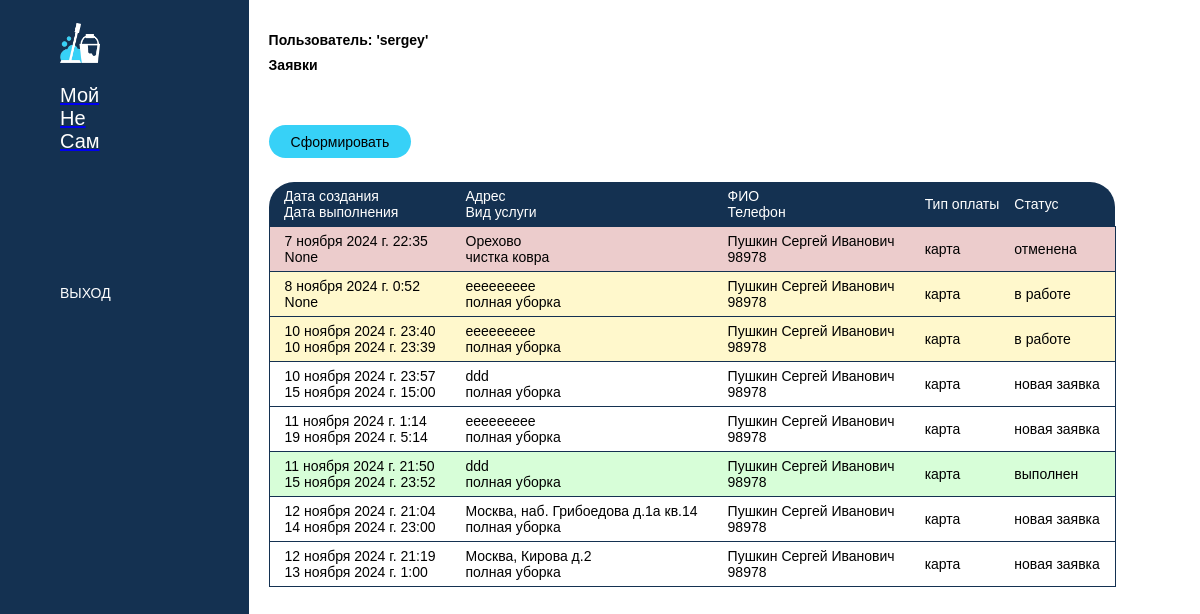
The app's page / (signed in) with its own data.
### myapp/models.py (models this page shows, shortened)
class CustomUser(AbstractUser):
    patronymic = models.CharField(verbose_name='Отчество', max_length=120)
    phone = models.CharField(verbose_name='Телефон', max_length=12)

class Orders(models.Model):
    created = models.DateTimeField(auto_now_add=True)
    owner = models.ForeignKey('CustomUser', verbose_name='Автор', related_name='orders_customuser',
                              on_delete=models.CASCADE)
    status = models.ForeignKey('Status', verbose_name='Статуст', related_name='orders_status', on_delete=models.CASCADE)
    service = models.ForeignKey('TypeOfService', verbose_name='Тип услуги', related_name='orders_typeofservice',
                                on_delete=models.CASCADE)
    payment = models.ForeignKey('PaymentType', verbose_name='Тип платежа', related_name='orders_paymenttype',
                                on_delete=models.CASCADE)
    adress = models.CharField(verbose_name='Адрес', max_length=60)
    phone = models.CharField(verbose_name='Телефон', max_length=12)
    orderdatetime = models.DateTimeField(blank=True, null=True)
    class Meta:
        ordering = ['created']
        verbose_name = 'Заявка'
        verbose_name_plural = 'Заявки'

class TypeOfService(models.Model):
    title = models.CharField(verbose_name='Название', max_length=120)
    def __str__(self):
        return self.title
    class Meta:
        ordering = ['title']
        verbose_name = 'Тип услуги'
        verbose_name_plural = 'Типы услуг'

class PaymentType(models.Model):
    title = models.CharField(verbose_name='Тип платежа', max_length=60)
    def __str__(self):
        return self.title
    class Meta:
        ordering = ['title']
        verbose_name = 'Тип платежа'
        verbose_name_plural = 'Тип платежа'

class Status(models.Model):
    title = models.CharField(verbose_name='Статус', max_length=60)
    def __str__(self):
        return self.title
    class Meta:
        ordering = ['title']
        verbose_name = 'Статус'
        verbose_name_plural = 'Статусы'

### myapp/views.py (the view)
# urls.py: path('', views.index, name='home'),
def index(request):
    try:
        if request.user.is_superuser:
            orders = Orders.objects.order_by('id')
        else:
            orders = Orders.objects.filter(owner=request.user).order_by('id')
    except Exception as e:
        orders = None
    return render(request, 'myapp/index.html', {'orders': orders})

### myapp/templates/myapp/index.html (shortened to what this page needs)
{% extends 'myapp/base.html' %}
{% block content %}
{% if user.is_authenticated %}
 {% if user.is_superuser %}
    <h2> Пользователь: '{{ user.username }}'</h2>
    <h2>Заявки | АДМИНКА</h2>
                <div class="orders-table">
                <form action="{% url 'home' %}">
                    <button>Обновить</button>
                </form>
                {% if orders %}
                <table style="border: none">
                    <tr>
                        <th>id</th>
                        <th>Дата создания <br> Дата выполнения</th>
                        <th>Адрес <br> Вид услуги</th>
                        <th>ФИО <br> Телефон</th>
                        <th>Тип оплаты</th>
                        <th>Статус</th>
                        <th></th>
                    </tr>
                    {% for elem in orders %}
                    <tr>
                        <td>{{ elem.id }}</td>
                        <td>{{ elem.created }}<br>
                       {{ elem.orderdatetime }}</td>
                        <td>{{ elem.adress }}<br>
                            {{ elem.service }}
                        </td>
                        <td>{{ elem.owner.last_name }} {{ elem.owner.first_name }} {{elem.owner.patronymic}}<br>
                            {{ elem.phone }}</td>
                        <td>{{ elem.payment }}</td>
                        <td>{{ elem.status }}</td>
                         <td><a href="edit/{{elem.id}}">Изменить</a></td>
                    </tr>
                    {% endfor %}
                </table>
                {% else %}
                <p>У нас нет записей</p>
                {% endif %}
 {% else %}
    <h2> Пользователь: '{{ user.username }}'</h2>
    <h2>Заявки</h2>
            <div class="orders-table">
                <form action="{% url 'neworder' %}">
                    <button>Сформировать</button>
                </form>
                {% if orders %}
                <table style="border: none">
                    <tr>
                        <th>Дата создания <br> Дата выполнения</th>
                        <th>Адрес <br> Вид услуги</th>
                        <th>ФИО <br> Телефон</th>
                        <th>Тип оплаты</th>
                        <th>Статус</th>
                    </tr>
                    {% for elem in orders %}
                    <tr>
                        <td>{{ elem.created }}<br>
                       {{ elem.orderdatetime }}</td>
                        <td>{{ elem.adress }}<br>
                            {{ elem.service }}
                        </td>
                        <td>{{ user.last_name }} {{ user.first_name }} {{user.patronymic}}<br>
                            {{ user.phone }}</td>
                        <td>{{ elem.payment }}</td>
                        <td>{{ elem.status }}</td>
                    </tr>
                    {% endfor %}
                </table>
                {% else %}
                <p>У нас нет записей</p>
                {% endif %}
            </div>
 {% endif %}
{% else %}
    <a href="/login">Авторизация</a>
{% endif %}
{% endblock %}

### myapp/templates/myapp/base.html (shortened to what this page needs)
{% load static %}
<!doctype html>
<html lang="ru">
<head>
    <link rel="stylesheet" href="{% static 'css/style.css' %}">
</head>
<body>
<div class="wrapper">
    <div class="sidebar">
        <div class="logo">
            <a href="/">
                <img src="{% static 'images/logo.png' %}" alt="Logo">
                <span class="logo-text">Мой <br> Не <br> Сам</span>
            </a>
        </div>
        <ul class="main-menu">
            {% if user.is_authenticated %}
            <li>
                <a href="{% url 'logout' %}">ВЫХОД</a>
            </li>
            {% endif %}
        </ul>
    </div>
    <main>
        {% block content %}{% endblock %}
    </main>
</div>
</body>
</html>

### static/css/style.css (style rules this page uses)
:root { --color-primary: #143151; }
* { box-sizing: border-box; font-family: Arial, Helvetica, sans-serif; padding: 0; margin: 0; font-size: 14px; }
.wrapper { display: flex; justify-content: left; flex-wrap: nowrap; }
.sidebar { width: 300px; background-color: var(--color-primary); height: 100vh; overflow: auto; padding-left: 60px; padding-top: 23px; }
.logo img { width: 40px; }
.logo-text { display: block; color: #fff; font-size: 20px; font-weight: 200; margin-top: 18px; }
.main-menu { margin-top: 132px; }
.main-menu li { display: block; margin-bottom: 24px; }
.main-menu li a { text-decoration: none; color: #fff; }
main { padding: 23px 20px; display: inline; width: 100%; }
main h2 { margin-top: 9px; }
button, input[type="submit"] { background-color: #37D1F7; height: 33px; padding: 9px 22px; border-radius: 25px; border: none; margin-top: 16px; cursor: pointer; }
.orders-table { margin-top: 36px; }
table { margin-top: 24px; }
table, tr { border: 1px solid var(--color-primary); border-collapse: collapse; }
table tr:nth-child(1) { border: none; }
table td { padding: 6px 15px; }
table th { background-color: var(--color-primary); padding: 6px 0px 6px 15px; font-weight: 200; color: #fff; text-align: left; }
table th:nth-child(1) { border-radius: 25px 0 0 0; }
table th:nth-last-child(1) { border-radius: 0 25px 0 0; }

### records on screen
CustomUser: username "sergey", last_name "Пушкин", first_name "Сергей", patronymic "Иванович", phone "98978"
Orders: created "7 ноября 2024 г. 22:35", orderdatetime "None", adress "Орехово", service "чистка ковра", payment "карта", status "отменена"
Orders: created "8 ноября 2024 г. 0:52", orderdatetime "None", adress "eeeeeeeee", service "полная уборка", payment "карта", status "в работе"
Orders: created "10 ноября 2024 г. 23:40", orderdatetime "10 ноября 2024 г. 23:39", adress "eeeeeeeee", service "полная уборка", payment "карта", status "в работе"
Orders: created "10 ноября 2024 г. 23:57", orderdatetime "15 ноября 2024 г. 15:00", adress "ddd", service "полная уборка", payment "карта", status "новая заявка"
Orders: created "11 ноября 2024 г. 1:14", orderdatetime "19 ноября 2024 г. 5:14", adress "eeeeeeeee", service "полная уборка", payment "карта", status "новая заявка"
Orders: created "11 ноября 2024 г. 21:50", orderdatetime "15 ноября 2024 г. 23:52", adress "ddd", service "полная уборка", payment "карта", status "выполнен"
Orders: created "12 ноября 2024 г. 21:04", orderdatetime "14 ноября 2024 г. 23:00", adress "Москва, наб. Грибоедова д.1а кв.14", service "полная уборка", payment "карта", status "новая заявка"
Orders: created "12 ноября 2024 г. 21:19", orderdatetime "13 ноября 2024 г. 1:00", adress "Москва, Кирова д.2", service "полная уборка", payment "карта", status "новая заявка"
